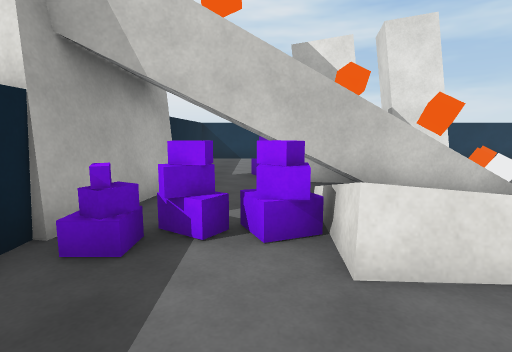
[1] (above)

16 first-person views from a walk through a 3-D level made in the Unity game engine. The camera is 1.3 m above the floor, tilts 8° down and sees 80° across. The floor is counted in squares, 1 m on a side. Each view is taken from the middle of a square. On the plan, view 1 faces up. The plan holds only what a view shows up to about 14 squares ahead; the rest is blank. The place goes on beyond the plan. The player is left out. Surface patterns are stand-ins for the level's own textures.

[2]
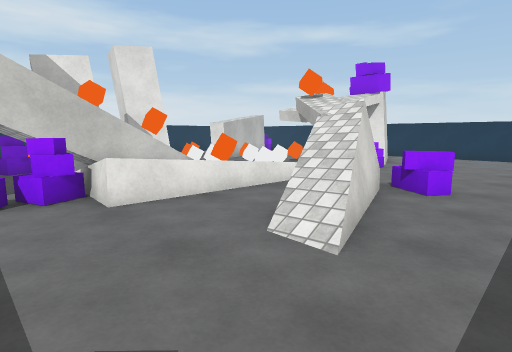

[3]
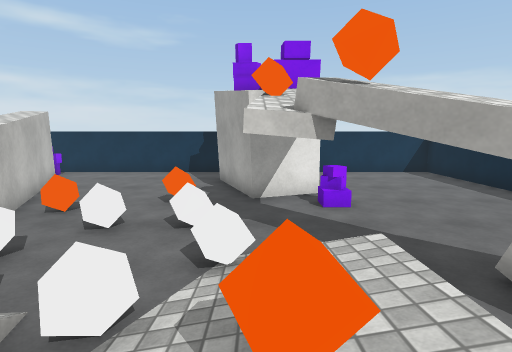

[4]
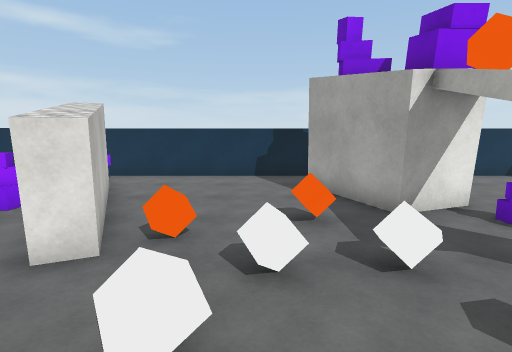

[5]
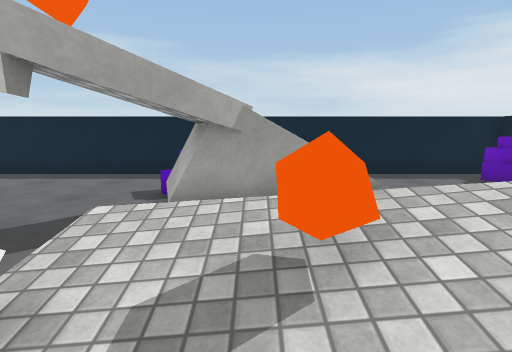

[6]
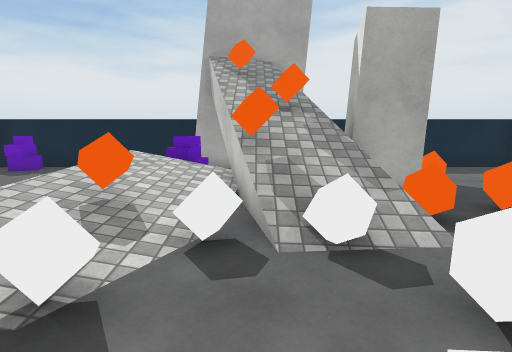

[7]
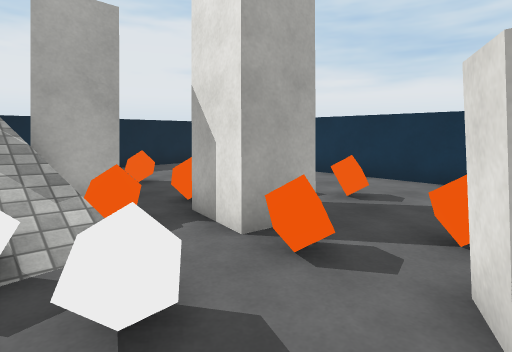

[8]
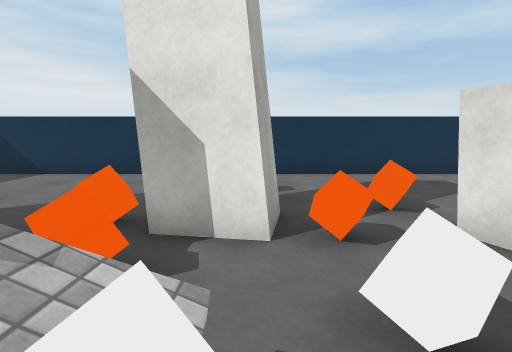

[9]
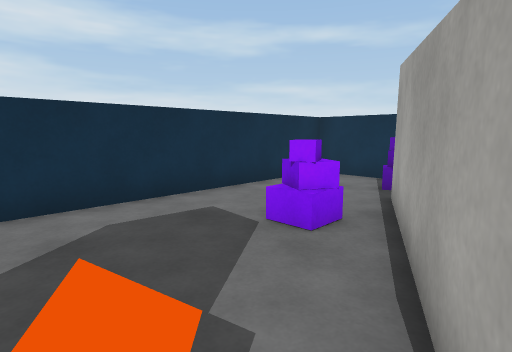

[10]
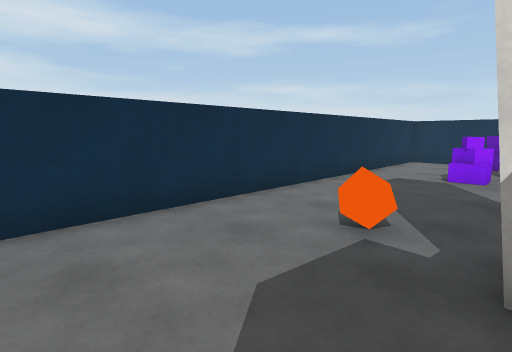

[11]
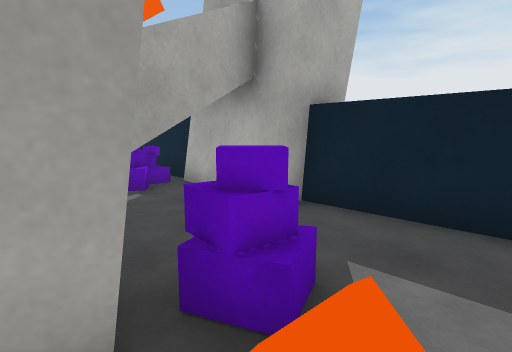

[12]
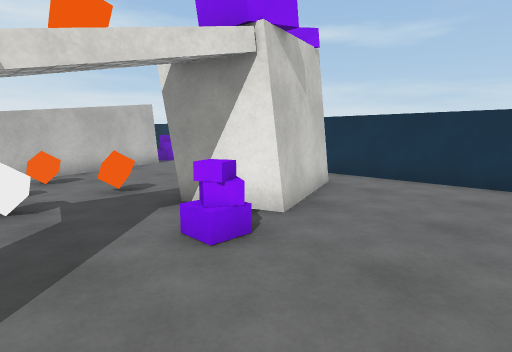

[13]
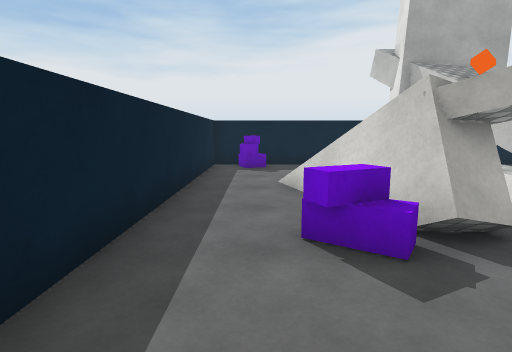

[14]
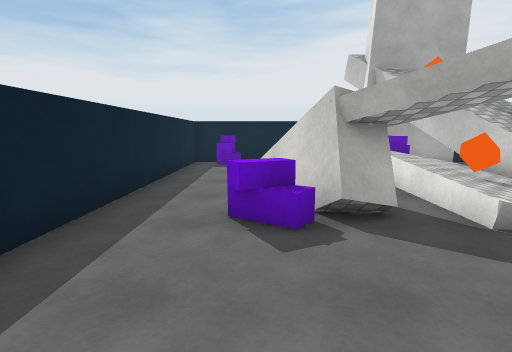

[15]
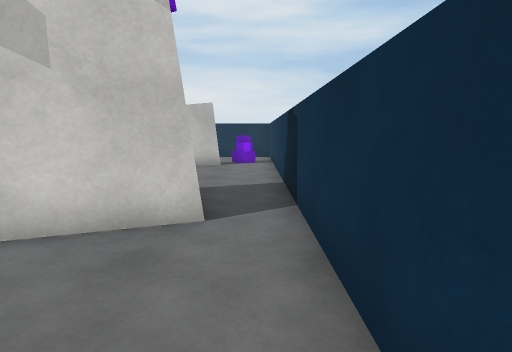

[16]
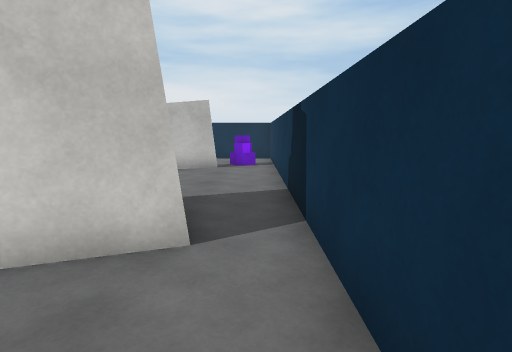

### Floor plan
Key: @ floor where view 1 was taken; # wall or solid block; x gap in a wall; . floor; / step, stairs or slope; = window, fence, low wall or low ledge; v drop or lower ground; C cube; B purple block; W white cube; O other object.
Columns run from 3 left of view 1 to 17 right of it. Each row starts with its distance up from view 1.
 16 #####################
 15 #...................#
 14 #...................#
 13 #........C.....B..OB#
 12 #..............B##B.#
 11 #.......##.C..####..#
 10 #..BC..C##C.###.....#
  9 #..BB##.....#.......#
  8 #....##CC.W..C......#
  7 ##xv/C///W.W........#
  6 ##CC///C/.....C.....#
  5 ######//W...W..###..#
  4 #BBBB//C///...#####.#
  3 #B..=/////#...#####.#
  2 #......../...BB#....#
  1 #...... #=..........#
  0 #..@./=###..........#
 -1 #..../x=.B..........#
 -2 #O..................#
 -3 #...................#
 -4 #####################

Positions as (right, up) in squares from view 1, and headings:
1: (0, 0), facing up
2: (-1, -3), facing up-right
3: (3, 4), facing right
4: (5, 7), facing right
5: (5, 6), facing down
6: (9, 6), facing left
7: (9, 7), facing up-left
8: (6, 6), facing up
9: (8, 10), facing up-right
10: (2, 11), facing up-right
11: (2, 11), facing down-left
12: (8, -1), facing up-right
13: (10, -2), facing left
14: (11, -1), facing left
15: (16, -1), facing up
16: (16, 0), facing up
